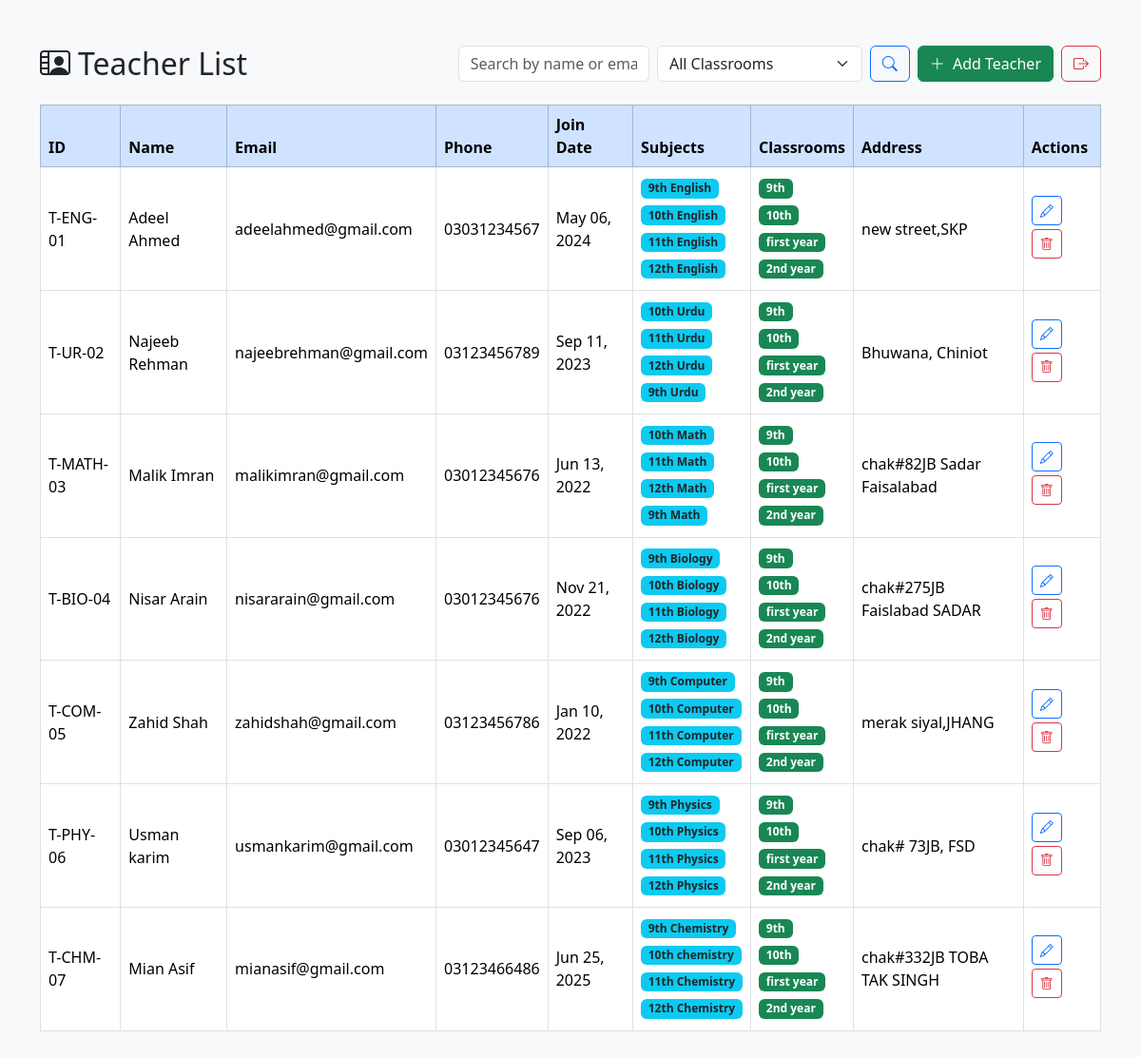
The app's page /list_teachers/ with its own data.
### app_Admin/models/teacher.py (models this page shows)
class Teacher(models.Model):
    user = models.OneToOneField(User, on_delete=models.CASCADE)
    id=models.CharField(max_length=50, unique=True, primary_key=True)
    first_name=models.CharField(max_length=100)
    last_name=models.CharField(max_length=100)
    subject=models.ManyToManyField(Subject,related_name="Subjects")
    classroom=models.ManyToManyField(Classroom, related_name="classrooms")
    address=models.TextField()
    contact_no=models.CharField(max_length=11)
    email=models.EmailField(unique=True)
    Join_date=models.DateField()

### app_Admin/models/subject.py (models this page shows, shortened)
class Subject(models.Model):
    id=models.CharField(max_length=50, primary_key=True)
    name=models.CharField(max_length=50,)
    classroom=models.ForeignKey(Classroom, on_delete=models.CASCADE, default='9')

### app_Admin/models/classroom.py (models this page shows, shortened)
class Classroom(models.Model):
    id=models.IntegerField(max_length=2, primary_key=True)
    name=models.CharField(max_length=50,default='class')

### app_Admin/views_part/admin_view.py (the view)
# urls.py: path('list_teachers/',views.listOfTeachers.as_view(), name='list_teachers'),
class listOfTeachers(View,):
    def get(self,request):
        list_teachers=Teacher.objects.all()
        return render(request,'list_teachers.html',{'list_teachers':list_teachers})

### app_Admin/templates/list_teachers.html (shortened to what this page needs)
{% load static %}
<!DOCTYPE html>
<html lang="en">
<head>
    <link href="https://cdn.jsdelivr.net/npm/bootstrap@5.3.7/dist/css/bootstrap.min.css" rel="stylesheet">
    <link href="https://cdn.jsdelivr.net/npm/bootstrap-icons@1.11.3/font/bootstrap-icons.min.css" rel="stylesheet">
</head>
<body class="bg-light">
<div class="container py-5">
    <div class="d-flex flex-wrap justify-content-between align-items-center mb-4">
        <h2 class="mb-0"><i class="bi bi-person-video2 me-2"></i>Teacher List</h2>
        <div class="d-flex flex-wrap gap-2">
            <form method="get" class="d-flex">
                <input type="text" name="search" class="form-control me-2" placeholder="Search by name or email" value="{{ request.GET.search }}">
                <select name="classroom" class="form-select me-2">
                    <option value="">All Classrooms</option>
                </select>
                <button type="submit" class="btn btn-outline-primary">
                    <i class="bi bi-search"></i>
                </button>
            </form>
            <a href="{% url 'add_teachers' %}" class="btn btn-success">
                <i class="bi bi-plus-lg me-1"></i> Add Teacher
            </a>
            <a href="{% url 'school' %}" class="btn btn-outline-danger" title="Back to Dashboard">
                <i class="bi bi-box-arrow-right"></i>
            </a>
        </div>
    </div>
    <div class="table-responsive">
        <table class="table table-hover table-bordered align-middle">
            <thead class="table-primary">
                <tr>
                    <th>ID</th>
                    <th>Name</th>
                    <th>Email</th>
                    <th>Phone</th>
                    <th>Join Date</th>
                    <th>Subjects</th>
                    <th>Classrooms</th>
                    <th>Address</th>
                    <th>Actions</th>
                </tr>
            </thead>
            <tbody>
                {% for teacher in list_teachers %}
                <tr>
                    <td>{{ teacher.id }}</td>
                    <td>{{ teacher.first_name }} {{ teacher.last_name }}</td>
                    <td>{{ teacher.email }}</td>
                    <td>{{ teacher.contact_no }}</td>
                    <td>{{ teacher.Join_date|date:"M d, Y" }}</td>
                    <td>
                        {% for subject in teacher.subject.all %}
                            <span class="badge bg-info text-dark mb-1">{{ subject.name }}</span><br>
                        {% empty %}
                            <span class="text-muted">None</span>
                        {% endfor %}
                    </td>
                    <td>
                        {% for classroom in teacher.classroom.all %}
                            <span class="badge bg-success mb-1">{{ classroom.name }}</span><br>
                        {% empty %}
                            <span class="text-muted">None</span>
                        {% endfor %}
                    </td>
                    <td>{{ teacher.address|truncatewords:8 }}</td>
                    <td>
                        <a href="{% url 'edit_teachers' teacher.id %}" class="btn btn-sm btn-outline-primary mb-1" title="Edit">
                            <i class="bi bi-pencil"></i>
                        </a>
                        <a href="{% url 'delete_teachers' teacher.id %}" class="btn btn-sm btn-outline-danger mb-1" title="Delete">
                            <i class="bi bi-trash"></i>
                        </a>
                    </td>
                </tr>
                {% empty %}
                <tr>
                    <td colspan="9" class="text-center text-muted">
                        <i class="bi bi-info-circle me-2"></i>No teachers found.
                    </td>
                </tr>
                {% endfor %}
            </tbody>
        </table>
    </div>
</div>
</body>
</html>

### records on screen
Teacher: id "T-ENG-01", first_name "Adeel", last_name "Ahmed", email "adeelahmed@gmail.com", contact_no "03031234567", Join_date "May 06, 2024", address "new street,SKP"
Subject: name "9th English"
Subject: name "10th English"
Subject: name "11th English"
Subject: name "12th English"
Classroom: name "9th"
Classroom: name "10th"
Classroom: name "first year"
Classroom: name "2nd year"
Teacher: id "T-UR-02", first_name "Najeeb", last_name "Rehman", email "najeebrehman@gmail.com", contact_no "03123456789", Join_date "Sep 11, 2023", address "Bhuwana, Chiniot"
Subject: name "10th Urdu"
Subject: name "11th Urdu"
Subject: name "12th Urdu"
Subject: name "9th Urdu"
Teacher: id "T-MATH-03", first_name "Malik", last_name "Imran", email "malikimran@gmail.com", contact_no "03012345676", Join_date "Jun 13, 2022", address "chak#82JB Sadar Faisalabad"
Subject: name "10th Math"
Subject: name "11th Math"
Subject: name "12th Math"
Subject: name "9th Math"
Teacher: id "T-BIO-04", first_name "Nisar", last_name "Arain", email "nisararain@gmail.com", contact_no "03012345676", Join_date "Nov 21, 2022", address "chak#275JB Faislabad SADAR"
Subject: name "9th Biology"
Subject: name "10th Biology"
Subject: name "11th Biology"
Subject: name "12th Biology"
Teacher: id "T-COM-05", first_name "Zahid", last_name "Shah", email "zahidshah@gmail.com", contact_no "03123456786", Join_date "Jan 10, 2022", address "merak siyal,JHANG"
Subject: name "9th Computer"
Subject: name "10th Computer"
Subject: name "11th Computer"
Subject: name "12th Computer"
Teacher: id "T-PHY-06", first_name "Usman", last_name "karim", email "usmankarim@gmail.com", contact_no "03012345647", Join_date "Sep 06, 2023", address "chak# 73JB, FSD"
Subject: name "9th Physics"
Subject: name "10th Physics"
Subject: name "11th Physics"
Subject: name "12th Physics"
Teacher: id "T-CHM-07", first_name "Mian", last_name "Asif", email "mianasif@gmail.com", contact_no "03123466486", Join_date "Jun 25, 2025", address "chak#332JB TOBA TAK SINGH"
Subject: name "9th Chemistry"
Subject: name "10th chemistry"
Subject: name "11th Chemistry"
Subject: name "12th Chemistry"
